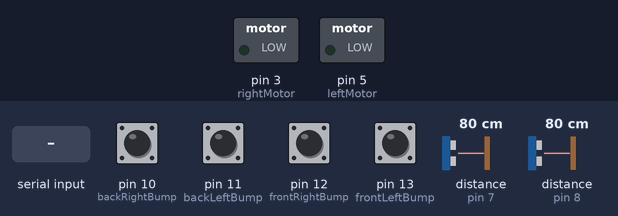
This sketch was run on a simulated Arduino Uno, built with avr-gcc and run on an emulated ATmega328P. Parts: switched loads named in the sketch (green lamp = pin HIGH). Wiring (inferred from the names in the program): 2 × ultrasonic range finder: trigger pin 4, echo pin 8 / trigger pin 9, echo pin 7. The inputs (shaded band) are chosen by the test bench; at power-on: pin 10 (backRightBump), pin 11 (backLeftBump), pin 12 (frontRightBump), pin 13 (frontLeftBump) LOW, distance to the obstacle (sensors on pin 7, pin 8) 80 cm. The echo pulse lasts 58.3 µs per cm; pins used as bus, display or sensor lines are not drawn; what the sketch prints to the serial monitor is not drawn.

Above: at 1.2 s.
1.3 s: "90,45\n" received over Serial
At 1.8 s:
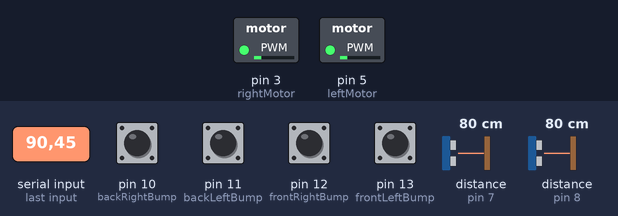
3.8 s: "30,150\n" received over Serial
At 4.6 s:
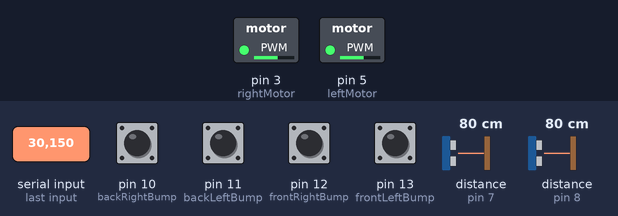
6.3 s: "200\n" received over Serial
At 7.1 s:
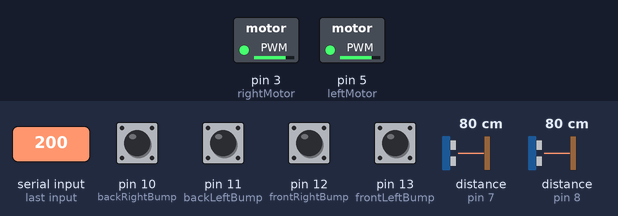
10.3 s: "1\n" received over Serial
At 11.1 s:
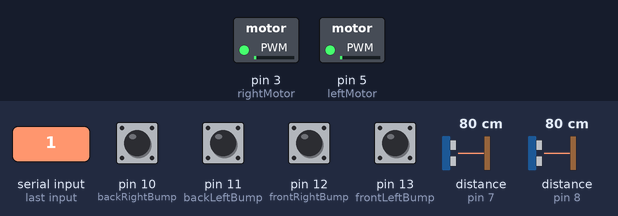
Timing chart, 0 to 13.3 s (numbered marks = the images above; inputs shaded):
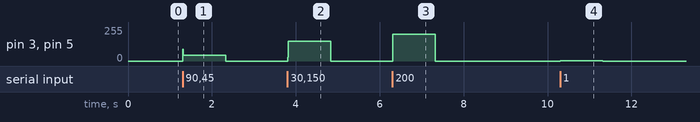

Measured:
- after the input at 1.3 s, pin 3 (rightMotor), pin 5 (leftMotor): 0/255 → 45/255 at once, → 0/255 1.0 s later
- after the input at 3.8 s, pin 3 (rightMotor), pin 5 (leftMotor): 0/255 → 150/255 at once, → 0/255 1.0 s later
- after the input at 6.3 s, pin 3 (rightMotor), pin 5 (leftMotor): 0/255 → 200/255 at once, → 0/255 1.0 s later
- after the input at 10.3 s, pin 3 (rightMotor), pin 5 (leftMotor): 0/255 → 1/255 at once, → 0/255 1.0 s later

The sketch:

SeniorDesignReactiveCtrl.ino
```cpp
/* Autonomous Sentry Robot
   Senior Design II Summer 2015
   Group 9
   Brian Dodge
   Nick Musco
   Trevor Roman

   Reactive Robotic Control
   This promgram will implement obstacle avoidance while receiving
   movement commands from the Deliberative Control System via serial
   input.
   When an obstacle has been detected, the robot will reverse its course
   for a short distance and then stop.  It will also send a flag back to the
   Deliberative Control System

*/

int rightMotor = 3;  // Right Motor connected to digital pin 3 for PWM
int leftMotor = 5;  // Left Motor connected to digital pin 5 for PWM

int forward = 100;  // Speed for moving forward
int backwards = 240; // Speed for moving backward

// Pins for the bumpers
int frontLeftBump = 13;
int frontRightBump = 12;
int backLeftBump = 11;
int backRightBump = 10;

// Pins for the ultrasonic sensors
int frontTrig = 4;
int backTrig = 9;
int frontUS = 8;
int backUS = 7;

// Set obstacle to false
int obstacle = 0;


void setup() {
// Set motor pins as output
  pinMode(rightMotor, OUTPUT);
  pinMode (leftMotor, OUTPUT);

// Set bump sensor pins as input
  pinMode( frontLeftBump, INPUT);
  pinMode( frontRightBump, INPUT);
  pinMode( backLeftBump, INPUT);
  pinMode( backRightBump, INPUT);

// Set Ultrasonic Sensors Echo pins as input
  pinMode( frontUS, INPUT);
  pinMode( backUS, INPUT);

// Set Ultrasonic Sensor Trig pins as output
  pinMode(frontTrig, OUTPUT);
  pinMode(backTrig, OUTPUT);

// Set serial baud rate
  Serial.begin(9600);
}

// USRead will take the pin for the Ultrasonic Echo, send out a pulse
// and determine the distance to an obstacle, if there is one.  It will then
// return 1 if and obstacle has been detected, 0 otherwise
int USRead(int USEcho, int USTrig){
// Duration of the pulse
  long duration;
// Distance to an object
  long distance;
// Pulse the Ultrasonic Sensor
  digitalWrite(USTrig, LOW);
  delayMicroseconds(2);
  digitalWrite(USTrig, HIGH);
  delayMicroseconds(10);
  digitalWrite(USTrig, LOW);
  duration = pulseIn(USEcho, HIGH);
  distance = (duration/2) / 29.1;

 // Determine if an object is detected or not
  if(distance <= 10){
 // FOR DEBUGGING: Display distance to object
    Serial.print("Distance: ");
    Serial.println(distance);
    Serial.println("US!!!");
    return 1;
    }
  else return 0;
}

int bumped(){
  int bump = 0;
// Check Front Left Bumper, if there is an obstacle, return 1
  bump = digitalRead(frontLeftBump);
  if(bump == 1){
    Serial.println("BUMP!!");
    return bump;
  }
// Check Front Right Bumper, if there is an obstacle, return 1
  bump = digitalRead(frontRightBump);
  if(bump == 1){
    Serial.println("BUMP!!");
    return bump;
  }
// Check Back Left Bumper, if there is an obstacle, return 1
  bump = digitalRead(backLeftBump);
  if(bump == 1){
    Serial.println("BUMP!!");
    return bump;
  }
// Check Back Right Bumper, if there is an obstacle, return 1
  bump = digitalRead(backRightBump);
  if(bump == 1){
    Serial.println("BUMP!!");
    return bump;
  }
  else return bump;

}

void loop() {

  int speed;

// Loop for movement, when an obstacle has been detected, the robot will stop
  while(!obstacle){

    if (Serial.available()){
//  FOR DEBUGGING: User input to control motor speed
      speed = Serial.parseInt();
      if (speed >= 0 && speed <= 255){
        analogWrite(rightMotor, speed);
        analogWrite(leftMotor, speed);
      }
    }
// First Check for long range obstacles with Ultrasonic Sensor
// Check the front Ultrasonic first, if no obstacle, next check the
// back Ultrasonic
    obstacle = USRead(frontUS, frontTrig);
    if(obstacle == 0)
      obstacle = USRead(backUS, backTrig);

// If nothing detected with Ultrasonics, check for bumper contact
    if(obstacle == 0){
      obstacle = bumped();
    }
// FOR DEBUGGING: Print obstacle state
    Serial.println(obstacle);

// IF an obstacle is detected, turn off the motors
    if(obstacle == 1){
      speed = 0;
      analogWrite(rightMotor, speed);
      analogWrite(leftMotor, speed);
    }
  }

// Reset Obstacle detection to false
  obstacle = 0;
}
```
